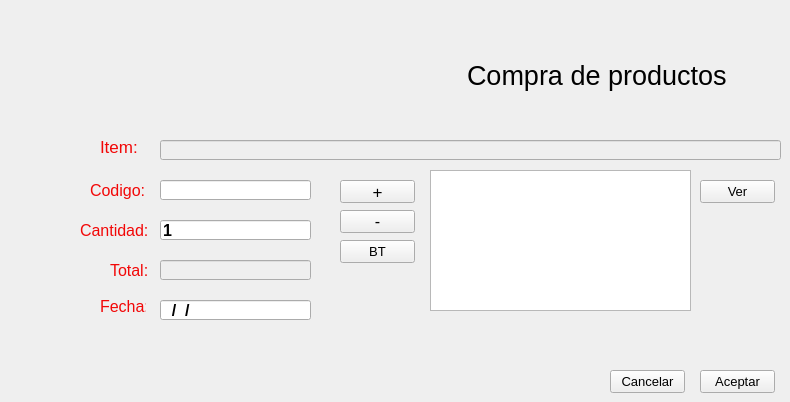
    <widget class="QWidget" name="compraproductosv2">
     <property name="windowTitle">
      <string>Compra de Productos</string>
     </property>
     <widget class="QLineEdit" name="lineitemcp2">
      <property name="enabled">
       <bool>false</bool>
      </property>
      <property name="geometry">
       <rect>
        <x>160</x>
        <y>140</y>
        <width>621</width>
        <height>20</height>
       </rect>
      </property>
      <property name="font">
       <font>
        <pointsize>10</pointsize>
        <weight>75</weight>
        <bold>true</bold>
       </font>
      </property>
      <property name="styleSheet">
       <string notr="true">color: rgb(0, 0, 0);</string>
      </property>
     </widget>
     <widget class="QPushButton" name="btnaceptarcp2">
      <property name="geometry">
       <rect>
        <x>700</x>
        <y>370</y>
        <width>75</width>
        <height>23</height>
       </rect>
      </property>
      <property name="font">
       <font>
        <pointsize>10</pointsize>
       </font>
      </property>
      <property name="styleSheet">
       <string notr="true">color: rgb(0, 0, 0);</string>
      </property>
      <property name="text">
       <string>Aceptar</string>
      </property>
     </widget>
     <widget class="QLabel" name="label_63">
      <property name="geometry">
       <rect>
        <x>110</x>
        <y>260</y>
        <width>41</width>
        <height>20</height>
       </rect>
      </property>
      <property name="font">
       <font>
        <pointsize>12</pointsize>
       </font>
      </property>
      <property name="styleSheet">
       <string notr="true">color: rgb(242, 7, 7);</string>
      </property>
      <property name="text">
       <string>Total:</string>
      </property>
     </widget>
     <widget class="QPushButton" name="btnveritemcp2">
      <property name="geometry">
       <rect>
        <x>700</x>
        <y>180</y>
        <width>75</width>
        <height>23</height>
       </rect>
      </property>
      <property name="font">
       <font>
        <pointsize>10</pointsize>
       </font>
      </property>
      <property name="styleSheet">
       <string notr="true">color: rgb(0, 0, 0);</string>
      </property>
      <property name="text">
       <string>Ver</string>
      </property>
     </widget>
     <widget class="QPushButton" name="btnborrarcp2">
      <property name="geometry">
       <rect>
        <x>340</x>
        <y>210</y>
        <width>75</width>
        <height>23</height>
       </rect>
      </property>
      <property name="font">
       <font>
        <pointsize>12</pointsize>
       </font>
      </property>
      <property name="styleSheet">
       <string notr="true">color: rgb(0, 0, 0);</string>
      </property>
      <property name="text">
       <string>-</string>
      </property>
     </widget>
     <widget class="QLabel" name="label_64">
      <property name="geometry">
       <rect>
        <x>80</x>
        <y>220</y>
        <width>71</width>
        <height>20</height>
       </rect>
      </property>
      <property name="font">
       <font>
        <pointsize>12</pointsize>
       </font>
      </property>
      <property name="styleSheet">
       <string notr="true">color: rgb(242, 7, 7);</string>
      </property>
      <property name="text">
       <string>Cantidad:</string>
      </property>
     </widget>
     <widget class="QListWidget" name="listwidgetcp2">
      <property name="geometry">
       <rect>
        <x>430</x>
        <y>170</y>
        <width>261</width>
        <height>141</height>
       </rect>
      </property>
      <property name="font">
       <font>
        <pointsize>12</pointsize>
        <weight>75</weight>
        <bold>true</bold>
       </font>
      </property>
      <property name="styleSheet">
       <string notr="true">color: rgb(0, 0, 0);</string>
      </property>
      <property name="viewMode">
       <enum>QListView::ListMode</enum>
      </property>
      <property name="currentRow">
       <number>-1</number>
      </property>
     </widget>
     <widget class="QLineEdit" name="linecantidadcp2">
      <property name="geometry">
       <rect>
        <x>160</x>
        <y>220</y>
        <width>151</width>
        <height>20</height>
       </rect>
      </property>
      <property name="font">
       <font>
        <pointsize>12</pointsize>
        <weight>75</weight>
        <bold>true</bold>
       </font>
      </property>
      <property name="styleSheet">
       <string notr="true">color: rgb(0, 0, 0);</string>
      </property>
      <property name="inputMask">
       <string/>
      </property>
      <property name="text">
       <string>1</string>
      </property>
      <property name="maxLength">
       <number>6</number>
      </property>
     </widget>
     <widget class="QLabel" name="label_97">
      <property name="geometry">
       <rect>
        <x>100</x>
        <y>300</y>
        <width>46</width>
        <height>13</height>
       </rect>
      </property>
      <property name="font">
       <font>
        <pointsize>12</pointsize>
       </font>
      </property>
      <property name="styleSheet">
       <string notr="true">color: rgb(242, 7, 7);</string>
      </property>
      <property name="text">
       <string>Fecha:</string>
      </property>
     </widget>
     <widget class="QLabel" name="label_65">
      <property name="geometry">
       <rect>
        <x>100</x>
        <y>140</y>
        <width>46</width>
        <height>13</height>
       </rect>
      </property>
      <property name="font">
       <font>
        <pointsize>13</pointsize>
       </font>
      </property>
      <property name="styleSheet">
       <string notr="true">color: rgb(242, 7, 7);</string>
      </property>
      <property name="text">
       <string>Item:</string>
      </property>
     </widget>
     <widget class="QLineEdit" name="linecodigocp2">
      <property name="geometry">
       <rect>
        <x>160</x>
        <y>180</y>
        <width>151</width>
        <height>20</height>
       </rect>
      </property>
      <property name="font">
       <font>
        <pointsize>12</pointsize>
        <weight>75</weight>
        <bold>true</bold>
       </font>
      </property>
      <property name="styleSheet">
       <string notr="true">color: rgb(0, 0, 0);</string>
      </property>
      <property name="inputMask">
       <string/>
      </property>
      <property name="maxLength">
       <number>13</number>
      </property>
     </widget>
     <widget class="QPushButton" name="btnsumarcp2">
      <property name="geometry">
       <rect>
        <x>340</x>
        <y>180</y>
        <width>75</width>
        <height>23</height>
       </rect>
      </property>
      <property name="font">
       <font>
        <pointsize>13</pointsize>
       </font>
      </property>
      <property name="styleSheet">
       <string notr="true">color: rgb(0, 0, 0);</string>
      </property>
      <property name="text">
       <string>+</string>
      </property>
     </widget>
     <widget class="QLineEdit" name="linepretotcp2">
      <property name="enabled">
       <bool>false</bool>
      </property>
      <property name="geometry">
       <rect>
        <x>160</x>
        <y>260</y>
        <width>151</width>
        <height>20</height>
       </rect>
      </property>
      <property name="font">
       <font>
        <pointsize>12</pointsize>
        <weight>75</weight>
        <bold>true</bold>
       </font>
      </property>
      <property name="styleSheet">
       <string notr="true">color: rgb(0, 0, 0);</string>
      </property>
      <property name="text">
       <string/>
      </property>
      <property name="maxLength">
       <number>7</number>
      </property>
     </widget>
     <widget class="QLabel" name="label_66">
      <property name="geometry">
       <rect>
        <x>90</x>
        <y>180</y>
        <width>61</width>
        <height>20</height>
       </rect>
      </property>
      <property name="font">
       <font>
        <pointsize>12</pointsize>
       </font>
      </property>
      <property name="styleSheet">
       <string notr="true">color: rgb(242, 7, 7);</string>
      </property>
      <property name="text">
       <string>Codigo:</string>
      </property>
     </widget>
     <widget class="QPushButton" name="btnborrartodocp2">
      <property name="geometry">
       <rect>
        <x>340</x>
        <y>240</y>
        <width>75</width>
        <height>23</height>
       </rect>
      </property>
      <property name="font">
       <font>
        <pointsize>10</pointsize>
       </font>
      </property>
      <property name="styleSheet">
       <string notr="true">color: rgb(0, 0, 0);</string>
      </property>
      <property name="text">
       <string>BT</string>
      </property>
     </widget>
     <widget class="QLineEdit" name="linefechacp2">
      <property name="geometry">
       <rect>
        <x>160</x>
        <y>300</y>
        <width>151</width>
        <height>20</height>
       </rect>
      </property>
      <property name="font">
       <font>
        <pointsize>12</pointsize>
        <weight>75</weight>
        <bold>true</bold>
       </font>
      </property>
      <property name="styleSheet">
       <string notr="true">color: rgb(0, 0, 0);</string>
      </property>
      <property name="inputMask">
       <string>##/##/####; </string>
      </property>
     </widget>
     <widget class="QPushButton" name="btncancelarcp2">
      <property name="geometry">
       <rect>
        <x>610</x>
        <y>370</y>
        <width>75</width>
        <height>23</height>
       </rect>
      </property>
      <property name="font">
       <font>
        <pointsize>10</pointsize>
       </font>
      </property>
      <property name="styleSheet">
       <string notr="true">color: rgb(0, 0, 0);</string>
      </property>
      <property name="text">
       <string>Cancelar</string>
      </property>
     </widget>
     <widget class="QLabel" name="label_42">
      <property name="geometry">
       <rect>
        <x>200</x>
        <y>10</y>
        <width>251</width>
        <height>101</height>
       </rect>
      </property>
      <property name="text">
       <string/>
      </property>
      <property name="pixmap">
       <pixmap>logos/logo3.png</pixmap>
      </property>
     </widget>
     <widget class="QLabel" name="label_43">
      <property name="geometry">
       <rect>
        <x>467</x>
        <y>60</y>
        <width>261</width>
        <height>31</height>
       </rect>
      </property>
      <property name="font">
       <font>
        <pointsize>20</pointsize>
       </font>
      </property>
      <property name="text">
       <string>Compra de productos</string>
      </property>
     </widget>
    </widget>
